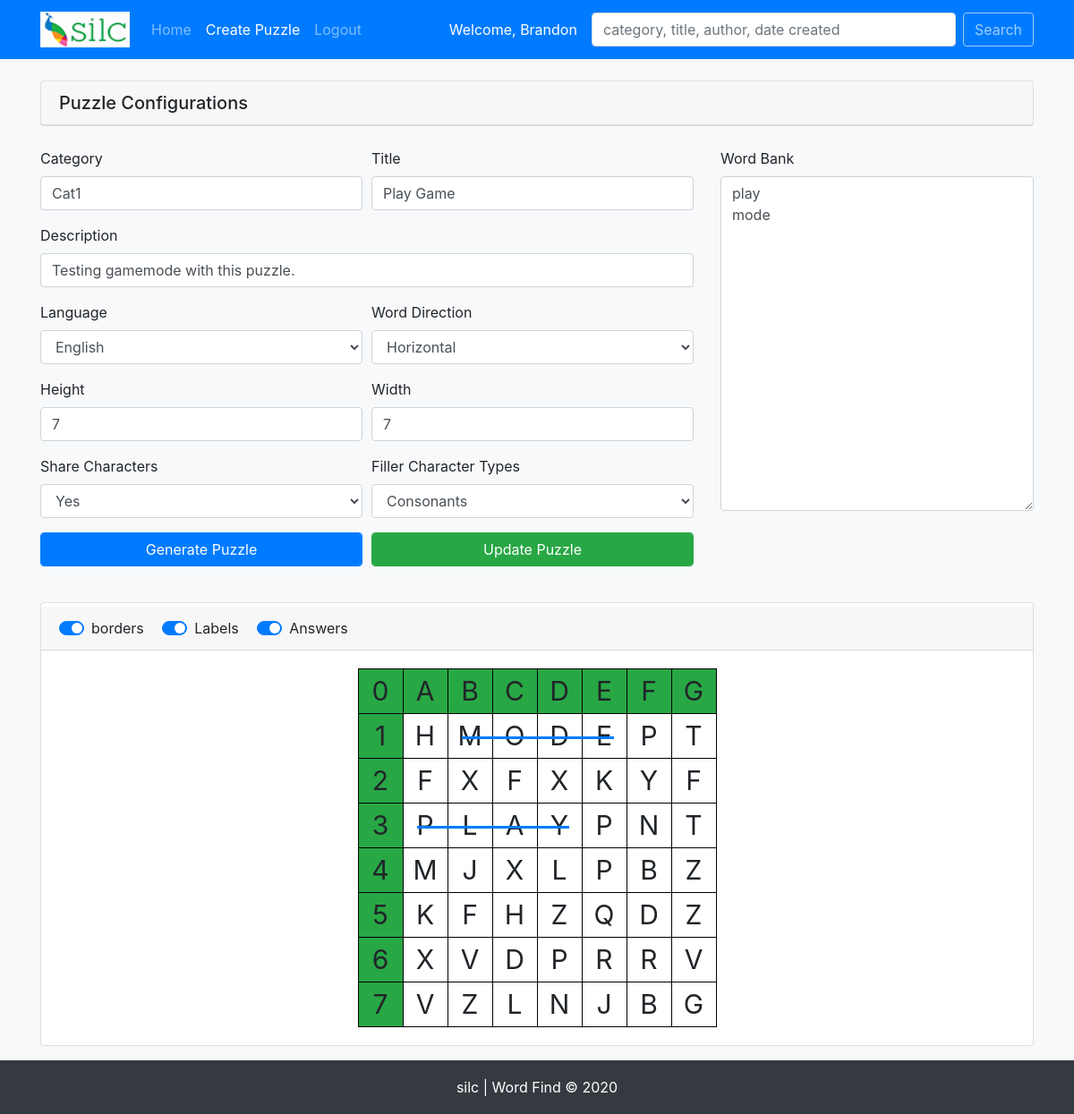
The page /edit_puzzle.php?id=306 (signed in) on the database its author committed.
### tables this page shows
CREATE TABLE `puzzles` (
  `puzzle_id` int(11) NOT NULL,
  `cat_id` varchar(255) NOT NULL,
  `title` varchar(255) NOT NULL,
  `description` varchar(255) NOT NULL,
  `user_id` int(11) NOT NULL,
  `created_on` timestamp NOT NULL DEFAULT current_timestamp(),
  `language` varchar(255) NOT NULL,
  `word_direction` varchar(255) NOT NULL,
  `height` int(11) NOT NULL DEFAULT 10,
  `width` int(11) NOT NULL DEFAULT 10,
  `share_chars` tinyint(1) NOT NULL DEFAULT 1,
  `filler_char_types` varchar(255) NOT NULL,
  `word_bank` longtext NOT NULL CHECK (json_valid(`word_bank`)),
  `board` longtext NOT NULL CHECK (json_valid(`board`)),
  `solution_directions` longtext NOT NULL CHECK (json_valid(`solution_directions`)),
  `answer_coordinates` longtext NOT NULL CHECK (json_valid(`answer_coordinates`))
);

CREATE TABLE `categories` (
  `cat_id` int(11) NOT NULL,
  `cat_name` varchar(255) NOT NULL
);

### helpers/functions.php (called while the page is built, shortened)
<?php
    function getPuzzleById($pdo, $puzzleId){
        $sql = 'SELECT * FROM puzzles
                INNER JOIN categories
                ON categories.cat_id = puzzles.cat_id
                WHERE puzzle_id = :puzzle_id';
        $stmt = $pdo->prepare($sql);
        $stmt->execute(['puzzle_id' => $puzzleId]);
        return $stmt->fetchAll();
    }
    function getTableHeader($data){
        $letters = [];
        for($x = 'A'; $x <= 'ZZ'; $x++){
            array_push($letters, $x);
        }
        $letters = array_slice($letters, 0, $data['width']);
        array_unshift($letters, 0);
        return $letters;
    }

### edit_puzzle.php (the view, shortened to what this page needs)
<?php
    include 'includes/header.php';
    $puzzleId = $_GET['id'];
    $puzzle = getPuzzleById($pdo,$puzzleId);
    foreach($puzzle as $puzzle){
        $data = [
            'puzzle_id'          => $puzzle->puzzle_id,
            'cat_name'           => $puzzle->cat_name,
            'title'              => $puzzle->title,
            'user_id'            => $puzzle->user_id,
            'description'        => $puzzle->description,
            'language'           => $puzzle->language,
            'word_direction'     => $puzzle->word_direction,
            'height'             => $puzzle->height,
            'width'              => $puzzle->width,
            'filler_char_types'  => $puzzle->filler_char_types,
            'share_chars'        => $puzzle->share_chars,
            'word_bank'          => json_decode($puzzle->word_bank),
            'board'              => json_decode($puzzle->board),
            'answer_coordinates' => json_decode($puzzle->answer_coordinates),
            'solution_directions'=> json_decode($puzzle->solution_directions),
        ];
    }
    $letters = getTableHeader($data);
?>
<div class="card mt-4">
    <h5 class="card-header">Puzzle Configurations</h5>
</div>
    <form action="" method="post">
        <div class="row mt-4">
            <div class="col-md-8">
                <div class="form-row">
                    <div class="form-group col-md-6">
                        <label for="category">Category</label>
                        <input type="text" name="cat_name" id="category" class="form-control" value="<?php echo (isset($_POST['cat_name'])) ? $_POST['cat_name'] : $data['cat_name']; ?>">
                    </div>
                    <div class="form-group col-md-6">
                        <label for="title">Title</label>
                        <input type="text" name="title" id="title" class="form-control" value="<?php echo (isset($_POST['title'])) ? $_POST['title'] : $data['title'] ?>">
                    </div>
                    <div class="form-group col-md-12">
                        <label for="description">Description</label>
                        <input type="text" name="description" id="description" class="form-control" value="<?php echo (isset($_POST['description'])) ? $_POST['description'] : $data['description'] ?>">
                    </div>
                    <div class="form-group col-md-6">
                        <label for="language">Language</label>
                        <select name="language" id="language" class="form-control">
                        <?php
                            $languages = ['Telugu', 'English', 'Hindi', 'Gujarati', 'Malayalam'];
                            foreach($languages as $language):
                        ?>
                        <option value="<?php echo $language; ?>" <?php
                            if($data['language'] == $language && (!isset($_POST['language']))){
                                echo 'selected';
                            }
                            if(isset($_POST['language']) && $_POST['language'] == $language){
                                echo 'selected';
                            }
                        ?>><?php echo $language; ?></option>
                        <?php endforeach;  ?>
                        </select>
                    </div>
                    <div class="form-group col-md-6">
                        <label for="wordDirection">Word Direction</label>
                        <select name="word_direction" id="wordDirection" class="form-control">
                        <?php
                            $directions = [
                                'all'        => 'All Directions',
                                'horizontal' => 'Horizontal',
                                'vertical'   => 'Vertical',
                                'diagonal'   => 'Diagonal'
                            ];
                            foreach($directions as $key => $direction):
                        ?>
                            <option value="<?php echo $key; ?>" <?php
                                if($data['word_direction'] == $key && (!isset($_POST['word_direction']))){
                                    echo 'selected';
                                }
                                if(isset($_POST['word_direction']) && $_POST['word_direction'] == $key){
                                    echo 'selected';
                                }
                            ?>><?php echo $direction; ?></option>
                            <?php endforeach;  ?>
                        </select>
                    </div>
                    <div class="form-group col-md-6">
                        <label for="height">Height</label>
                        <input type="number" name="height" id="height" min="5" max="702" value="<?php echo (isset($_POST['height'])) ? $_POST['height'] : $data['height'] ?>" class="form-control">
                    </div>
                    <div class="form-group col-md-6">
                        <label for="width">Width</label>
                        <input type="number" name="width" id="width" min="5" max="702" value="<?php echo (isset($_POST['width'])) ? $_POST['width'] : $data['width'] ?>" class="form-control">
                    </div>
                    <div class="form-group col-md-6">
                        <label for="sharechars">Share Characters</label>
                        <select name="share_chars" id="sharechars" class="form-control">
                        <?php
                            $shareChars = ['Yes', 'No'];
                            foreach($shareChars as $boolean):
                        ?>
                            <option value="<?php echo $boolean; ?>" <?php
                                if($data['share_chars'] == $boolean && (!isset($_POST['share_chars']))){
                                    echo 'selected';
                                }
                                if(isset($_POST['share_chars']) && $_POST['share_chars'] == $boolean){
                                    echo 'selected';
                                }
                            ?>><?php echo $boolean; ?></option>
                            <?php endforeach;  ?>
                        </select>
                    </div>
                    <div class="form-group col-md-6">
                        <label for="filler_char_types">Filler Character Types</label>
                        <select name="filler_char_types" id="fillerCharTypes" class="form-control">
                        <?php
                            $charTypes = [
                                'Any'        => 'Any',
                                'Consonants' => 'Consonants',
                                'Vowels'     => 'Vowels',
                                'VM'         => 'Vowel Mixers',
                                'SCB'        => 'Consonant Blends',
                                'DCB'        => 'Double Consonant Blends',
                                'TCB'        => 'Triple Consonant Blends',
                                'CBV'        => 'Consonant Blends with Vowels',
                                'LFIW'       => 'Letters From Input Words'
                            ];
                            foreach($charTypes as $key => $type):
                        ?>
                            <option value="<?php echo $key; ?>" <?php
                                if($data['filler_char_types'] == $key && (!isset($_POST['filler_char_types']))){
                                    echo 'selected';
                                }
                                if(isset($_POST['filler_char_types']) && $_POST['filler_char_types'] == $key){
                                    echo 'selected';
                                }
                            ?>><?php echo $type; ?></option>
                        <?php endforeach;  ?>
                        </select>
                    </div>
                </div>
            </div>
            <div class="col-md-4">
                <div class="form-group">
                    <label for="wordBank">Word Bank</label>
                    <textarea class="form-control" rows="15" name="word_bank" id="wordBank"><?php
                            if(isset($_POST['word_bank'])){
                                echo $_POST['word_bank'];
                            } else {
                                foreach($data['word_bank'] as $word){
                                    if($data['language'] == 'English'){
                                        echo strtolower($word) . "\n";
                                    } else {
                                        echo $word . "\n";
                                    }
                                }
                            }
                    ?></textarea>
                </div>
            </div>
        </div>
        <div class="row">
            <div class="col-md-8">
                <div class="form-row">
                    <?php if($_SESSION['data']['generate_board']): ?>
                    <div class="form-group col-md-6">
                        <button class="btn btn-primary form-control" type="submit" name="generate_puzzle">Generate Puzzle</button>
                    </div>
                    <div class="form-group col-md-6">
                        <button class="btn btn-success form-control" type="submit" name="update_puzzle">Update Puzzle</button>
                    </div>
                </div>
            </div>
        </div>
        <div class="card mt-4">
            <div class="card-header mt-1">
                <div class="custom-control custom-switch custom-control-inline">
                    <label class="custom-control-label" for="toggleBorders">borders</label>
                </div>
                <div class="custom-control custom-switch custom-control-inline">
                    <label class="custom-control-label" for="toggleLabels">Labels</label>
                </div>
                <div class="custom-control custom-switch custom-control-inline">
                    <label class="custom-control-label" for="toggleSolutionLines">Answers</label>
                </div>
            </div>
    <div class="card-body d-flex justify-content-center">
        <div class="col-auto">
            <table>
                <tr>
                    <?php foreach($letters as $letter): ?>
                        <td class="rowLabel bg-success d-none"><?php echo $letter ?></td>
                    <?php endforeach; ?>
                </tr>
                <?php for($row = 0; $row < $_SESSION['data']['height']; $row++): ?>
                    <tr>
                        <td class="rowLabel bg-success d-none"><?php echo $row + 1; ?></td>
                    <?php for($col = 0; $col < $_SESSION['data']['width']; $col++): ?>
                        <td id="<?php echo 'r' . $row . 'c' . $col; ?>"><?php echo $_SESSION['data']['board'][$row][$col]; ?></td>
                    <?php endfor;   ?>
                    </tr>
                <?php endfor;  ?>
            </table>
        </div>
    </div>
</div>
    <?php
        endif;
        include('includes/footer.php');
    ?>

### css/style.css (style rules this page uses)
.col-auto { overflow-x:auto; overflow-y: hidden; }
table { table-layout: fixed; -webkit-touch-callout: none; -webkit-user-select: none; -khtml-user-select: none; -moz-user-select: none; -ms-user-select: none; user-select: none; }
table, th, tr, td { padding: 10px; font-size: 30px; cursor: default; }
td { height: 50px; min-width: 50px; padding: 0; text-align: center; word-wrap: normal; }

### rows shown on the page
puzzles: cat_name "Cat1", title "Play Game", description "Testing gamemode with this puzzle.", language "English", word_direction "Horizontal", height "7", width "7", filler_char_types "Consonants", word_bank "play mode"

### other values the page prints
$_SESSION['user_name'] "Brandon"
$letter "0"
$letter "A"
$letter "B"
$letter "C"
$letter "D"
$letter "E"
$letter "F"
$letter "G"
$_SESSION['data']['board'][$row][$col] "H"
$_SESSION['data']['board'][$row][$col] "M"
$_SESSION['data']['board'][$row][$col] "O"
$_SESSION['data']['board'][$row][$col] "D"
$_SESSION['data']['board'][$row][$col] "E"
$_SESSION['data']['board'][$row][$col] "P"
